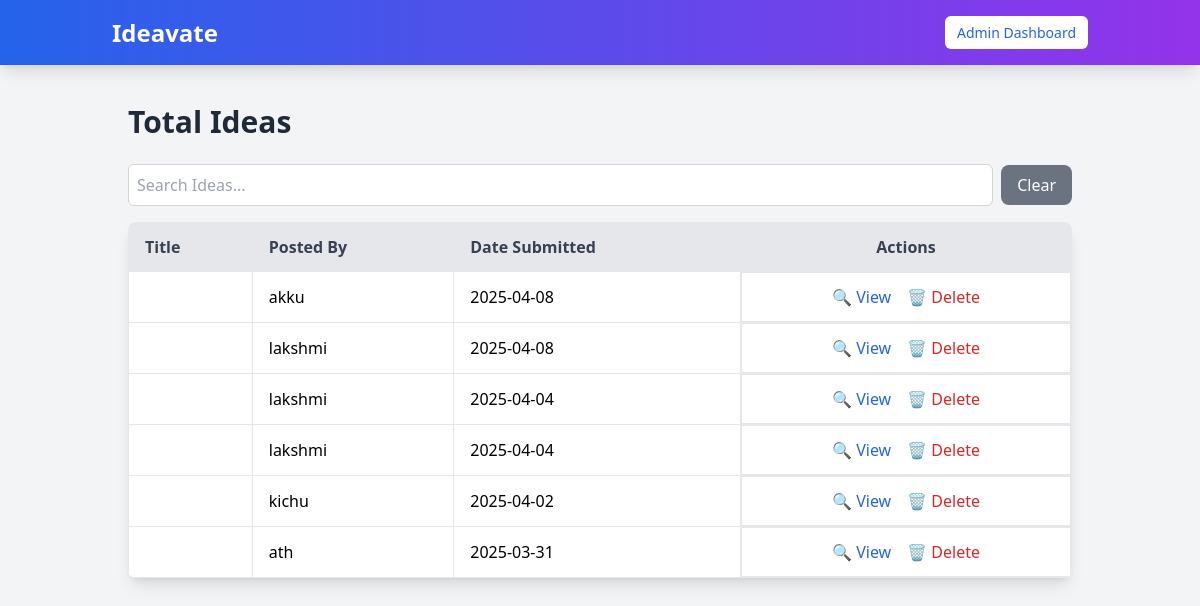
Page /admin_dashboard/ideas/ (signed in) on the committed database.
### myapp/models.py (models this page shows, shortened)
class Idea(models.Model):
    user = models.ForeignKey(User, on_delete=models.CASCADE, related_name="ideas")
    idea_name = models.CharField(max_length=100)
    description = models.TextField(blank=True)
    category = models.CharField(max_length=100, blank=True, null=True)  # Example: Tech, Health, AI
    funding_goal = models.DecimalField(max_digits=10, decimal_places=2, null=True, blank=True)
    estimated_investment = models.DecimalField(max_digits=10, decimal_places=2, null=True, blank=True)
    collaboration = models.BooleanField(default=False)
    status = models.CharField(
        max_length=20,
        choices=[("open", "Open for Investment"), ("progress", "In Progress"), ("completed", "Completed")],
        default="open"
    )
    created_at = models.DateTimeField(auto_now_add=True)  # Timestamp when idea is posted
    updated_at = models.DateTimeField(auto_now=True)  # Timestamp when idea is modified
    class Meta:
        verbose_name = "Idea"
        verbose_name_plural = "Ideas"
        ordering = ["-created_at"]  # Show newest ideas first

class User(AbstractUser):
    is_user = models.BooleanField(default=False)
    is_organization = models.BooleanField(default=False)
    groups = models.ManyToManyField(Group, related_name="custom_user_groups", blank=True)
    user_permissions = models.ManyToManyField(Permission, related_name="custom_user_permissions", blank=True)

### myapp/views.py (the view)
# urls.py: path("admin_dashboard/ideas/",views. admin_ideas, name="admin_ideas"),
@user_passes_test(is_admin)
def admin_ideas(request):
    ideas = Idea.objects.all()
    return render(request, "admin_ideas.html", {"ideas": ideas})

### myapp/views.py (called while the page is built)
def is_admin(user):
    return user.is_authenticated and user.is_superuser

### templates/admin_ideas.html (shortened to what this page needs)
{% extends "navbar.html" %}
{% block content %}
<div class="container mx-auto p-6">
    <h1 class="text-3xl font-bold text-gray-800 mb-6">Total Ideas</h1>
    <div class="flex items-center mb-4">
        <input type="text" id="searchInput" placeholder="Search Ideas..." class="w-full p-2 border border-gray-300 rounded-md focus:outline-none focus:ring-2 focus:ring-blue-500">
        <button onclick="clearSearch()" class="ml-2 px-4 py-2 bg-gray-500 text-white rounded-lg hover:bg-gray-600 transition">Clear</button>
    </div>
    <div class="overflow-x-auto bg-white shadow-lg rounded-lg">
        <table class="w-full border border-gray-300">
            <thead>
                <tr class="bg-gray-200 text-gray-700 text-left">
                    <th class="py-3 px-4 border">Title</th>
                    <th class="py-3 px-4 border">Posted By</th>
                    <th class="py-3 px-4 border">Date Submitted</th>
                    <th class="py-3 px-4 border text-center">Actions</th>
                </tr>
            </thead>
            <tbody id="ideaTable">
                {% for idea in ideas %}
                <tr class="border hover:bg-gray-50 transition">
                    <td class="py-3 px-4 border">{{ idea.title }}</td>
                    <td class="py-3 px-4 border">{{ idea.user.username }}</td>
                    <td class="py-3 px-4 border">{{ idea.created_at|date:"Y-m-d" }}</td>
                    <td class="py-3 px-4 border text-center flex justify-center gap-4">
                        <a href="{% url 'idea_detail' idea.id %}" class="text-blue-600 hover:text-blue-800 transition">
                            🔍 View
                        </a>
                        <form action="{% url 'delete_idea' idea.id %}" method="post" onsubmit="return confirm('Are you sure you want to delete this idea?');">
                            <button type="submit" class="text-red-600 hover:text-red-800 transition">
                                🗑 Delete
                            </button>
                        </form>
                    </td>
                </tr>
                {% empty %}
                <tr>
                    <td colspan="4" class="text-center py-6 text-gray-500">No ideas found.</td>
                </tr>
                {% endfor %}
            </tbody>
        </table>
    </div>
</div>
{% endblock %}

### rows in the picture
Idea: user.username "akku", created_at "2025-04-08"
Idea: user.username "lakshmi", created_at "2025-04-08"
Idea: user.username "lakshmi", created_at "2025-04-04"
Idea: user.username "lakshmi", created_at "2025-04-04"
Idea: user.username "kichu", created_at "2025-04-02"
Idea: user.username "ath", created_at "2025-03-31"
